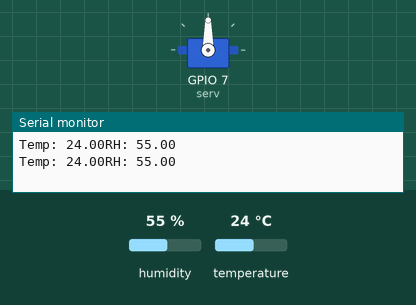
Recording of a sketch running on a simulated ESP32. On the bench: servo, the last lines printed to the serial monitor. The test bench sets the inputs (shaded band); at power-on: temperature 24 °C, humidity 55 %.

Above: at 6.8 s.
6.9 s: temperature set to 34 °C
11.4 s: temperature set to 37 °C
At 12.9 s:
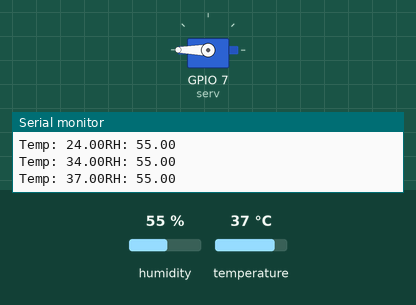
15.9 s: temperature set to 12 °C
At 19.2 s:
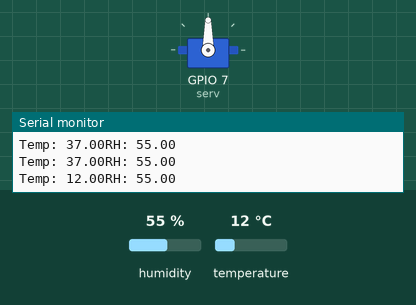
20.4 s: temperature set to 41 °C
At 22.3 s:
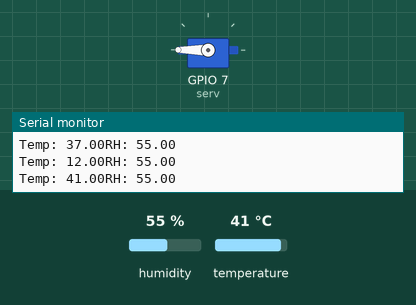
Timing chart, 0 to 23.8 s (numbered marks = the images above; inputs shaded):
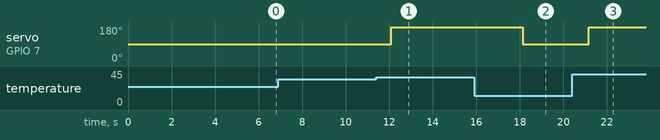

The sketch:

DHT11_ServoMotor.ino
```cpp
#include <ESP32Servo.h>

#include <DHT11.h>

//#include <LiquidCrystal.h>
int reading = 0;
int sensorPin = 4;
int serv =7;
DHT11 dht11(sensorPin);
Servo myservo;

void setup() {
        Serial.begin(9600);
        myservo.attach(serv);
}

void loop() {
  delay(3000);
  int err;
  float temp, humi;
  if((err=dht11.read(humi, temp))==0)
  {
      Serial.print("Temp: ");
      Serial.print(temp);
      Serial.print("RH: ");
      Serial.print(humi);
      Serial.println();
	if (temp >35) {
                myservo.write(180);
	} if(temp <=34)
        {
                myservo.write(90);
	}
  }
  else
  {
    Serial.print("Error");
    Serial.println();
  }
}
```

Measured:
- the behaviour switches between 35 and 36 °C on temperature (found by bisection; images 0 and 1)
- after the input at 11.4 s, servo on GPIO 7 (serv): 90° → 180° after 0.69 s
- after the input at 15.9 s, servo on GPIO 7 (serv): 180° → 90° after 2.2 s
- after the input at 20.4 s, servo on GPIO 7 (serv): 90° → 180° after 0.76 s
